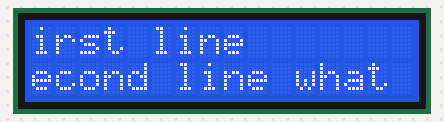
A sketch run on a simulated Arduino Uno, built with avr-gcc and run on an emulated ATmega328P. Shown: 16×2 character LCD.

Above: at 0.14 s.
At 5.54 s:
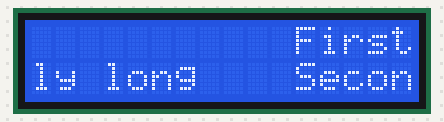
At 10.9 s:
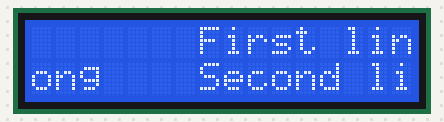
At 16.75 s:
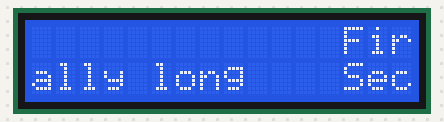
At 22.9 s:
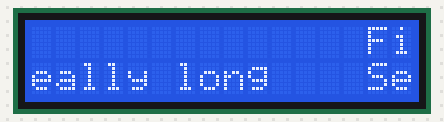
At 34.8 s:
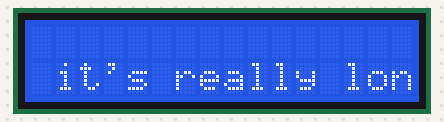

Measured:
- what the display in image 2 shows lasts 1.1 s, from 10.9 s to 12.0 s

The sketch:

LCD_Test.ino
```cpp
//www.diyusthad.com
#include <LiquidCrystal.h>

const int rs = 12, en = 11, d4 = 5, d5 = 4, d6 = 3, d7 = 2;
LiquidCrystal lcd(rs, en, d4, d5, d6, d7);

void setup() {
  lcd.begin(16, 2);
  lcd.print("First line");
  lcd.setCursor(0,1);
  lcd.print("Second line what if it's really long");
}

void loop() {
  // scroll 13 positions (string length) to the left
  // to move it offscreen left:
  for (int positionCounter = 0; positionCounter < 13; positionCounter++) {
    // scroll one position left:
    lcd.scrollDisplayLeft();
    // wait a bit:
    delay(150);
  }

  // scroll 29 positions (string length + display length) to the right
  // to move it offscreen right:
  for (int positionCounter = 0; positionCounter < 40; positionCounter++) {
    // scroll one position right:
    lcd.scrollDisplayRight();
    // wait a bit:
    delay(150);
  }

  // scroll 16 positions (display length + string length) to the left
  // to move it back to center:
  for (int positionCounter = 0; positionCounter < 20; positionCounter++) {
    // scroll one position left:
    lcd.scrollDisplayLeft();
    // wait a bit:
    delay(150);
  }

  // delay at the end of the full loop:
  delay(1000);
}
```
